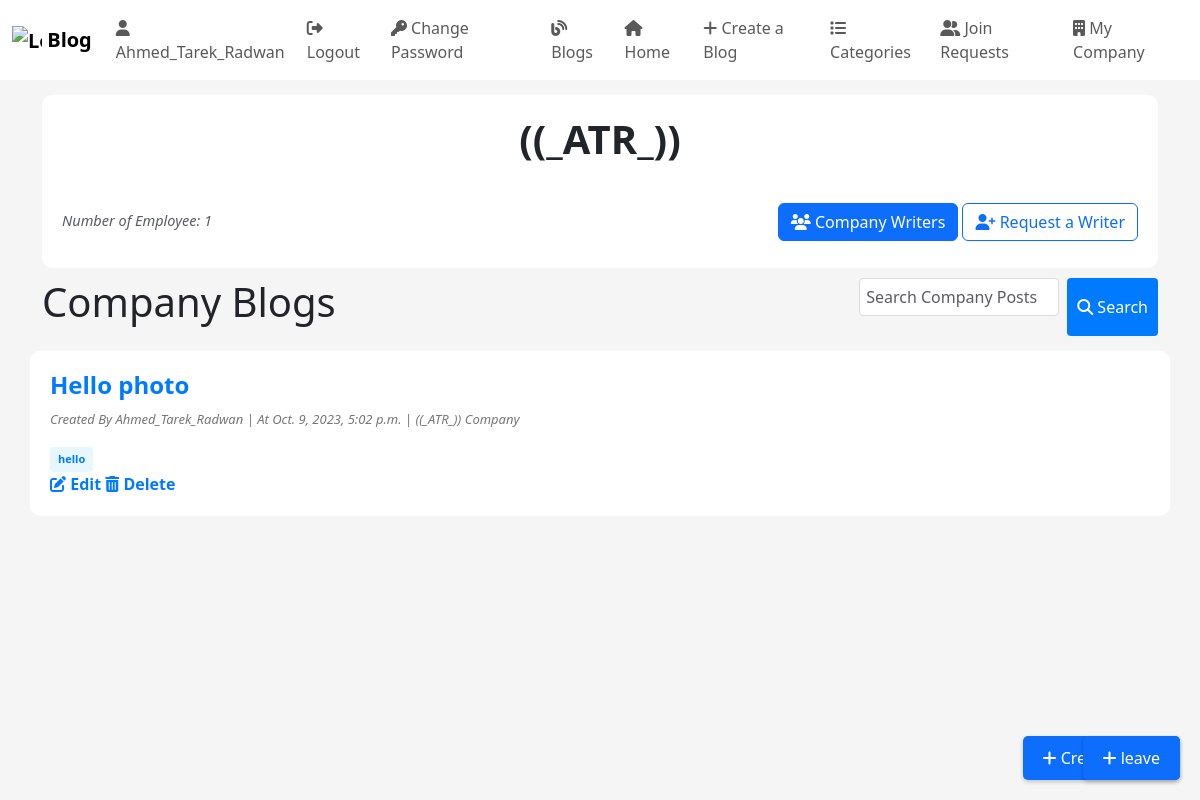
/blog/myCompany (signed in), run on an earlier commit of the app's database.
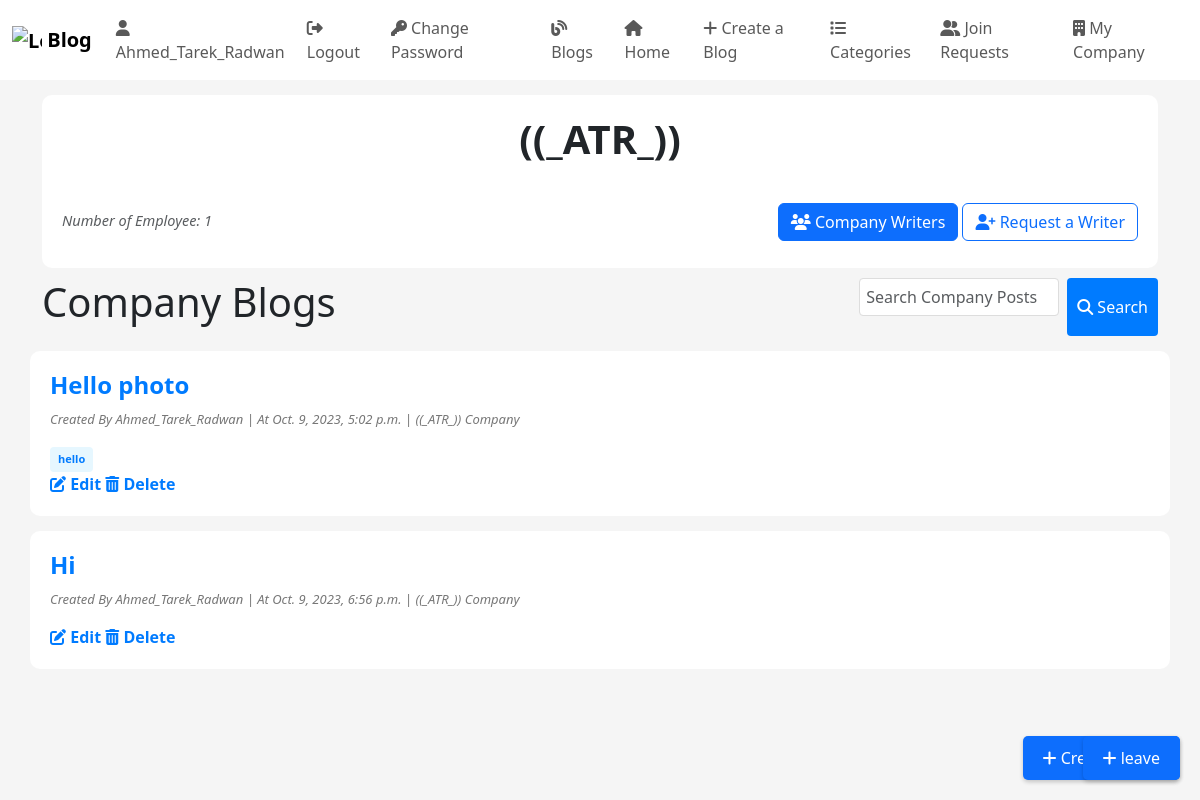
And on a later commit of the database.
### myApp/models.py (models this page shows, shortened)
class Blog(models.Model):
  ID = models.BigAutoField(auto_created = True, primary_key=True, verbose_name="ID")
  title = models.CharField(max_length=200)
  content = models.TextField()
  author = models.ForeignKey(User, on_delete=models.CASCADE, blank=False)
  created_at = models.DateTimeField(auto_now_add=True, blank=True)
  updated_at = models.DateTimeField(auto_now=True)
  is_draft = models.BooleanField(default=True)
  publish_status = models.CharField(max_length=10, choices=[('draft', 'Draft'), ('published', 'Published')], default='draft')
  tags = models.ManyToManyField(Tag,related_name="tag_posts")
  categories = models.ManyToManyField(Category)
  company = models.ForeignKey(Company, on_delete=models.SET_NULL, blank=True, null=True)

class Company(models.Model):
  ID = models.BigAutoField(auto_created = True, primary_key=True, verbose_name="ID")
  name = models.CharField(max_length=30)
  manager = models.ForeignKey(User, on_delete=models.CASCADE, blank=False)
  location = models.CharField(max_length=100, null=True, blank=True)
  description = models.TextField(null=True, blank=True)

class Tag(models.Model):
  category  = models.ManyToManyField(Category,related_name='tags')
  tag_name  = models.CharField(max_length=100)

### myApp/views.py (the view)
# urls.py: path("blog/myCompany", views.myCompany, name="myCompany"),
@user_passes_test(isEmployee, login_url='not_allowed')
def myCompany(request, company_id=None):
    if company_id:
        myCompany = Company.objects.get(ID=company_id)
    else:
        userProf = UserProfile.objects.get(user=request.user)
        myCompany = userProf.company
    nEmployees = UserProfile.objects.filter(company=myCompany).count() - 1
    myCompanyBlogs = Blog.objects.filter(company=myCompany)
    query = request.GET.get('q')
    if query:
        myCompanyBlogs = myCompanyBlogs.filter(Q(title__icontains=query) | Q(content__icontains=query))
    context = {
        "myCompany": myCompany,
        "companyBlogs": myCompanyBlogs,
        "nEmployees": nEmployees,
        "query": query,
        "blog": None  # Add the 'blog' object to the context
    }
    return render(request, "blog/myCompany.html", context)

### myApp/templatetags/my_custom_tags.py (called while the page is built)
@register.filter(name='has_group')
def has_group(user, group_name):
    return user.groups.filter(name=group_name).exists()

@register.filter(name='isCompanyEmployee')
def isCompanyEmployee(user, company_id):
    company = Company.objects.get(ID=company_id)
    userProf = UserProfile.objects.get(user=user)
    return userProf.company == company

@register.filter(name='isCompanyManager')
def isCompanyManager(user, company_id):
    company = Company.objects.get(ID=company_id)
    return company.manager == user

### myApp/views.py (called while the page is built)
def isEmployee(user):
    return user.groups.filter(name='Employee').exists() or user.groups.filter(name='Manager').exists()

### myApp/templates/Blog/myCompany.html (shortened to what this page needs)
<!DOCTYPE html>
<html lang="en">
{% load static %} {% load crispy_forms_tags %}
{% load my_custom_tags %}
<head>
    <link href="{% static 'css/bootstrap.css' %}" rel="stylesheet">
    <link href="{% static 'css/home.css' %}" rel="stylesheet">
    <link href="{% static 'css/company.css' %}" rel="stylesheet">
</head>
<body>
    {% include "Blog/blogNavBar.html" %}
    <div class="container-md">
      <div class="cotainer-sm container">
        <h1 class="text-center" style="font-weight: 700">{{myCompany.name}} </h1>
        <div class="header-part">
        <p class="text-body-secondary fst-italic" style="font-size: 14.5px">Number of Employee: {{nEmployees}}</p>
        {% if user|isCompanyManager:myCompany.ID %}
        <div>
            <a class="btn btn-primary" role="button" href="{% url "companyWriters" %}"><i class="fas fa-users"></i> Company Writers</a>
            <a class="btn btn-outline-primary" role="button" href="{% url "requestWriter" %}"><i class="fas fa-user-plus"></i> Request a Writer</a>
        </div>
        {% endif %}
        </div>
      </div>
      <div class="feed-search">
        <h1>Company Blogs</h1>
          <div>
              <form method="get" class="d-flex search-form" role="search">
                  <input class="form-control me-2" type="search" name="q" placeholder="Search Company Posts..." {% if query %}value="{{ query }}"{% endif %}>
                  <button class="btn btn-primary" type="submit"><i class="fas fa-search"></i> Search</button>
              </form>
          </div>
      </div>
    </div>
      {% for blog in companyBlogs %}
      <div class="container-sm container">
          <h4><a href="{% url "blogPage" id=blog.ID %}">{{ blog.title|capfirst }}</a></h4>
          <div class="meta-info">
              <p class="meta-info">Created By {{ blog.author.username }} | At {{ blog.created_at }} | {{myCompany.name}} Company</p>
          </div>
          <div class="tags">
              {% if blog.tags.all %}
                {% for tag in blog.tags.all %}
                  <a href="{% url "tagposts" tag.pk %}" class="tag">{{ tag.tag_name }}</a>
                {% endfor %}
              {% endif %}
            </div>
            {% if request.user|isCompanyManager:myCompany.ID or request.user == blog.author %}
            <a href="{% url 'editBlog' blog_id=blog.ID %}" class="edit-button"><i class="fas fa-edit"></i> Edit</a>
            <a href="{% url 'deleteBlog' blog_id=blog.ID %}" class="delete-button"><i class="fas fa-trash-alt"></i> Delete</a>
        {% endif %}
      </div>
{% endfor %}
{% if request.user|isCompanyEmployee:myCompany.ID %}
<a href="{% url "createBlog" %}" class="create-post-btn"><i class="fas fa-plus"></i> Create a Post</a>
<a href="{% url "leave_company" %}" class="create-post-btn"><i class="fas fa-plus"></i> leave </a>
{% endif %}
</body>
</html>

What changed in the data, as far as the page shows it:
added Blog: title "Hi", author.username "Ahmed_Tarek_Radwan", created_at "Oct. 9, 2023, 6:56 p.m.", {{ myCompany.name }} "((_ATR_))"
